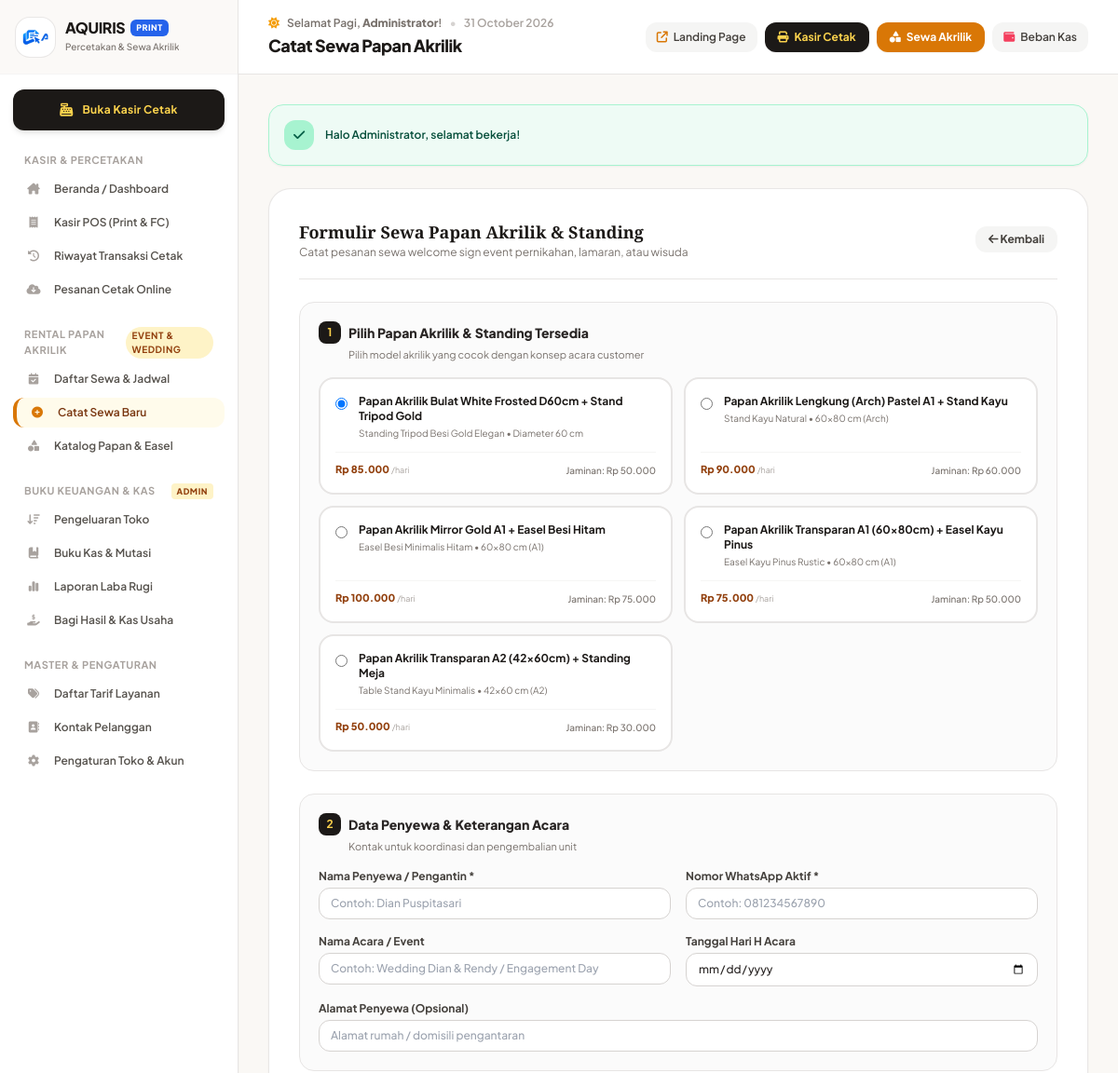
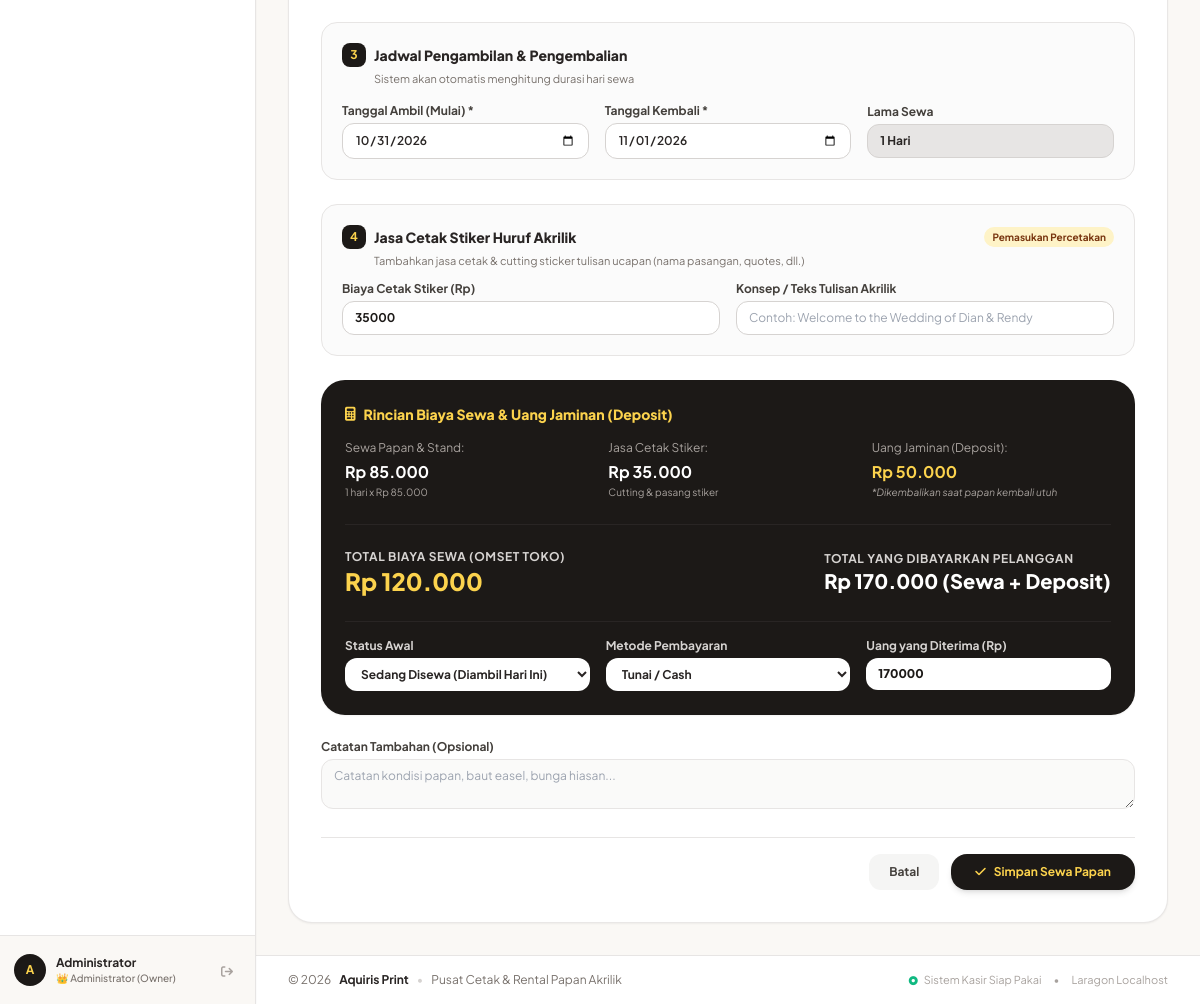
The page /rental_tambah.php (signed in) on the database its author committed (2 pictures, top to bottom).
### tables this page shows
CREATE TABLE `acrylic_items` (
  `id` int NOT NULL AUTO_INCREMENT,
  `code` varchar(50) NOT NULL,
  `name` varchar(150) NOT NULL,
  `size` varchar(100) DEFAULT NULL,
  `stand_type` varchar(100) DEFAULT NULL,
  `rental_price_per_day` decimal(12,2) NOT NULL DEFAULT '0.00',
  `deposit_amount` decimal(12,2) NOT NULL DEFAULT '0.00',
  `status` enum('available','rented','maintenance') DEFAULT 'available',
  `notes` text,
  `created_at` timestamp NULL DEFAULT CURRENT_TIMESTAMP,
  PRIMARY KEY (`id`),
  UNIQUE KEY `code` (`code`)
);

### includes/functions.php (called while the page is built, shortened)
<?php
function formatRupiah($amount): string {
    $val = (float)($amount ?? 0);
    return 'Rp ' . number_format($val, 0, ',', '.');
}

### rental_tambah.php (the view, shortened to what this page needs)
<?php
$pdo = Database::getConnection();
$acrylics = $pdo->query("SELECT * FROM acrylic_items WHERE status = 'available' ORDER BY name ASC")->fetchAll();
require_once __DIR__ . '/includes/header.php';
?>
<div class="max-w-4xl mx-auto">
    <div class="bg-white rounded-3xl border border-stone-200/90 shadow-sm p-6 sm:p-8">
        <div class="flex items-center justify-between pb-5 border-b border-stone-200 mb-6">
            <div>
                <h3 class="text-lg font-black text-stone-900 serif-title">Formulir Sewa Papan Akrilik & Standing</h3>
                <p class="text-xs text-stone-500">Catat pesanan sewa welcome sign event pernikahan, lamaran, atau wisuda</p>
            </div>
            <a href="rental_akrilik.php" class="px-3.5 py-1.5 bg-stone-100 hover:bg-stone-200 text-stone-700 rounded-xl text-xs font-bold transition">
                <i class="fa-solid fa-arrow-left"></i> Kembali
            </a>
        </div>
        <form method="POST" action="rental_tambah.php" id="rentalForm" class="space-y-6 text-xs">
            <div class="bg-stone-50/70 p-5 rounded-2xl border border-stone-200">
                <h4 class="font-extrabold text-stone-800 text-sm mb-1 flex items-center gap-2">
                    <span class="w-6 h-6 rounded-lg bg-stone-900 text-amber-300 text-xs flex items-center justify-center font-bold">1</span>
                    <span>Pilih Papan Akrilik & Standing Tersedia</span>
                </h4>
                <p class="text-[11px] text-stone-500 mb-4 ml-8">Pilih model akrilik yang cocok dengan konsep acara customer</p>
                <?php if (empty($acrylics)): ?>
                    <div class="p-4 bg-amber-50 border border-amber-200 text-amber-900 rounded-xl text-xs">
                        <i class="fa-solid fa-bell mr-1"></i>
                        Semua stok papan akrilik saat ini sedang disewa.
                        <a href="akrilik_master.php" class="font-bold underline ml-1">Kelola master papan di sini &rarr;</a>
                    </div>
                <?php else: ?>
                    <div class="grid grid-cols-1 sm:grid-cols-2 gap-3" id="acrylicOptions">
                        <?php foreach ($acrylics as $acr): ?>
                            <label class="acrylic-radio-card p-4 bg-white border-2 border-stone-200 rounded-2xl cursor-pointer hover:border-amber-500 transition flex flex-col justify-between">
                                <div class="flex items-start gap-3">
                                    <input type="radio" name="acrylic_id" value="<?= $acr['id'] ?>"
                                           data-price="<?= (float)$acr['rental_price_per_day'] ?>"
                                           data-deposit="<?= (float)$acr['deposit_amount'] ?>"
                                           class="mt-1 text-amber-600 focus:ring-amber-500" required onchange="calculateRentalTotals()" />
                                    <div>
                                        <div class="font-bold text-stone-900 text-xs"><?= htmlspecialchars($acr['name']) ?></div>
                                        <span class="text-[10px] text-stone-500 block mt-0.5"><?= htmlspecialchars($acr['stand_type'] ?: 'Standard') ?> • <?= htmlspecialchars($acr['size']) ?></span>
                                    </div>
                                </div>
                                <div class="mt-3 pt-2.5 border-t border-stone-100 flex items-center justify-between text-[11px]">
                                    <span class="font-black text-amber-800"><?= formatRupiah($acr['rental_price_per_day']) ?> <span class="text-[9px] text-stone-400 font-normal">/hari</span></span>
                                    <span class="text-stone-500 text-[10px] font-medium">Jaminan: <?= formatRupiah($acr['deposit_amount']) ?></span>
                                </div>
                            </label>
                        <?php endforeach; ?>
                    </div>
                <?php endif; ?>
            </div>
            <div class="bg-stone-50/70 p-5 rounded-2xl border border-stone-200">
                <h4 class="font-extrabold text-stone-800 text-sm mb-1 flex items-center gap-2">
                    <span class="w-6 h-6 rounded-lg bg-stone-900 text-amber-300 text-xs flex items-center justify-center font-bold">2</span>
                    <span>Data Penyewa & Keterangan Acara</span>
                </h4>
                <p class="text-[11px] text-stone-500 mb-4 ml-8">Kontak untuk koordinasi dan pengembalian unit</p>
                <div class="grid grid-cols-1 sm:grid-cols-2 gap-4">
                    <div>
                        <label class="block font-bold text-stone-700 mb-1">Nama Penyewa / Pengantin *</label>
                        <input type="text" name="customer_name" required placeholder="Contoh: Dian Puspitasari"
                               class="w-full px-3 py-2 bg-white border border-stone-300 rounded-xl outline-none focus:ring-1 focus:ring-amber-500 font-medium" />
                    </div>
                    <div>
                        <label class="block font-bold text-stone-700 mb-1">Nomor WhatsApp Aktif *</label>
                        <input type="text" name="customer_phone" required placeholder="Contoh: 081234567890"
                               class="w-full px-3 py-2 bg-white border border-stone-300 rounded-xl outline-none focus:ring-1 focus:ring-amber-500 font-medium" />
                    </div>
                    <div>
                        <label class="block font-bold text-stone-700 mb-1">Nama Acara / Event</label>
                        <input type="text" name="event_name" placeholder="Contoh: Wedding Dian & Rendy / Engagement Day"
                               class="w-full px-3 py-2 bg-white border border-stone-300 rounded-xl outline-none focus:ring-1 focus:ring-amber-500 font-medium" />
                    </div>
                    <div>
                        <label class="block font-bold text-stone-700 mb-1">Tanggal Hari H Acara</label>
                        <input type="date" name="event_date"
                               class="w-full px-3 py-2 bg-white border border-stone-300 rounded-xl outline-none focus:ring-1 focus:ring-amber-500 font-medium" />
                    </div>
                    <div class="sm:col-span-2">
                        <label class="block font-bold text-stone-700 mb-1">Alamat Penyewa (Opsional)</label>
                        <input type="text" name="customer_address" placeholder="Alamat rumah / domisili pengantaran"
                               class="w-full px-3 py-2 bg-white border border-stone-300 rounded-xl outline-none focus:ring-1 focus:ring-amber-500 font-medium" />
                    </div>
                </div>
            </div>
            <div class="bg-stone-50/70 p-5 rounded-2xl border border-stone-200">
                <h4 class="font-extrabold text-stone-800 text-sm mb-1 flex items-center gap-2">
                    <span class="w-6 h-6 rounded-lg bg-stone-900 text-amber-300 text-xs flex items-center justify-center font-bold">3</span>
                    <span>Jadwal Pengambilan & Pengembalian</span>
                </h4>
                <p class="text-[11px] text-stone-500 mb-4 ml-8">Sistem akan otomatis menghitung durasi hari sewa</p>
                <div class="grid grid-cols-1 sm:grid-cols-3 gap-4 items-center">
                    <div>
                        <label class="block font-bold text-stone-700 mb-1">Tanggal Ambil (Mulai) *</label>
                        <input type="date" name="start_date" id="startDate" required value="<?= date('Y-m-d') ?>" onchange="calculateRentalTotals()"
                               class="w-full px-3 py-2 bg-white border border-stone-300 rounded-xl outline-none focus:ring-1 focus:ring-amber-500 font-semibold" />
                    </div>
                    <div>
                        <label class="block font-bold text-stone-700 mb-1">Tanggal Kembali *</label>
                        <input type="date" name="end_date" id="endDate" required value="<?= date('Y-m-d', strtotime('+1 day')) ?>" onchange="calculateRentalTotals()"
                               class="w-full px-3 py-2 bg-white border border-stone-300 rounded-xl outline-none focus:ring-1 focus:ring-amber-500 font-semibold" />
                    </div>
                    <div>
                        <label class="block font-bold text-stone-700 mb-1">Lama Sewa</label>
                        <div id="durationText" class="w-full px-3 py-2 bg-stone-200 border border-stone-300 rounded-xl font-bold text-stone-800">
                        </div>
                    </div>
                </div>
            </div>
            <div class="bg-stone-50/70 p-5 rounded-2xl border border-stone-200">
                <div class="flex items-center justify-between mb-1">
                    <h4 class="font-extrabold text-stone-800 text-sm flex items-center gap-2">
                        <span class="w-6 h-6 rounded-lg bg-stone-900 text-amber-300 text-xs flex items-center justify-center font-bold">4</span>
                        <span>Jasa Cetak Stiker Huruf Akrilik</span>
                    </h4>
                    <span class="px-2 py-0.5 bg-amber-100 text-amber-900 rounded-full text-[10px] font-bold">Pemasukan Percetakan</span>
                </div>
                <p class="text-[11px] text-stone-500 mb-3 ml-8">Tambahkan jasa cetak & cutting sticker tulisan ucapan (nama pasangan, quotes, dll.)</p>
                <div class="grid grid-cols-1 sm:grid-cols-2 gap-4">
                    <div>
                        <label class="block font-bold text-stone-700 mb-1">Biaya Cetak Stiker (Rp)</label>
                        <input type="number" name="custom_sticker_fee" id="stickerFee" value="35000" min="0" oninput="calculateRentalTotals()"
                               class="w-full px-3 py-2 bg-white border border-stone-300 rounded-xl outline-none focus:ring-1 focus:ring-amber-500 font-bold text-stone-900" />
                    </div>
                    <div>
                        <label class="block font-bold text-stone-700 mb-1">Konsep / Teks Tulisan Akrilik</label>
                        <input type="text" name="sticker_text" placeholder="Contoh: Welcome to the Wedding of Dian & Rendy"
                               class="w-full px-3 py-2 bg-white border border-stone-300 rounded-xl outline-none focus:ring-1 focus:ring-amber-500" />
                    </div>
                </div>
            </div>
            <div class="bg-stone-900 text-white p-6 rounded-3xl shadow-sm">
                <h4 class="font-extrabold text-sm mb-4 flex items-center gap-2 text-amber-300">
                    <i class="fa-solid fa-calculator"></i>
                    <span>Rincian Biaya Sewa & Uang Jaminan (Deposit)</span>
                </h4>
                <div class="grid grid-cols-1 sm:grid-cols-3 gap-6 mb-6 pb-6 border-b border-stone-800 text-xs">
                    <div>
                        <span class="text-stone-400 block mb-1">Sewa Papan & Stand:</span>
                        <div id="summaryRentalPrice" class="text-base font-bold text-white">Rp 0</div>
                        <span id="summaryRentalDays" class="text-[10px] text-stone-400">0 hari x Rp 0</span>
                    </div>
                    <div>
                        <span class="text-stone-400 block mb-1">Jasa Cetak Stiker:</span>
                        <div id="summaryStickerFee" class="text-base font-bold text-white">Rp 35.000</div>
                        <span class="text-[10px] text-stone-400">Cutting & pasang stiker</span>
                    </div>
                    <div>
                        <span class="text-stone-400 block mb-1">Uang Jaminan (Deposit):</span>
                        <div id="summaryDeposit" class="text-base font-bold text-amber-300">Rp 0</div>
                        <span class="text-[10px] text-stone-400 italic">*Dikembalikan saat papan kembali utuh</span>
                    </div>
                </div>
                <div class="flex flex-col sm:flex-row sm:items-center justify-between gap-4 mb-6">
                    <div>
                        <span class="text-xs text-stone-300 uppercase font-bold tracking-wider">Total Biaya Sewa (Omset Toko)</span>
                        <div id="summaryTotalCost" class="text-2xl font-black text-amber-300">Rp 0</div>
                    </div>
                    <div>
                        <span class="text-xs text-stone-300 uppercase font-bold tracking-wider">Total yang Dibayarkan Pelanggan</span>
                        <div id="summaryTotalToPay" class="text-xl font-black text-white">Rp 0 (Sewa + Deposit)</div>
                    </div>
                </div>
                <div class="grid grid-cols-1 sm:grid-cols-3 gap-4 pt-4 border-t border-stone-800 text-xs text-stone-800">
                    <div>
                        <label class="block font-bold text-stone-300 mb-1">Status Awal</label>
                        <select name="status" class="w-full px-3 py-2 bg-white rounded-xl outline-none font-bold">
                            <option value="active">Sedang Disewa (Diambil Hari Ini)</option>
                        </select>
                    </div>
                    <div>
                        <label class="block font-bold text-stone-300 mb-1">Metode Pembayaran</label>
                        <select name="payment_method" class="w-full px-3 py-2 bg-white rounded-xl outline-none font-bold">
                            <option value="tunai">Tunai / Cash</option>
                        </select>
                    </div>
                    <div>
                        <label class="block font-bold text-stone-300 mb-1">Uang yang Diterima (Rp)</label>
                        <input type="number" name="paid_amount" id="paidAmount" value="0" min="0"
                               class="w-full px-3 py-2 bg-white rounded-xl outline-none font-black text-stone-900" />
                    </div>
                </div>
            </div>
            <div>
                <label class="block font-bold text-stone-700 mb-1">Catatan Tambahan (Opsional)</label>
                <textarea name="notes" rows="2" placeholder="Catatan kondisi papan, baut easel, bunga hiasan..."
                          class="w-full px-3 py-2 bg-stone-50 border border-stone-200 rounded-xl outline-none text-stone-600"></textarea>
            </div>
            <div class="pt-4 flex items-center justify-end gap-3 border-t border-stone-200">
                <a href="rental_akrilik.php" class="px-5 py-2.5 bg-stone-100 hover:bg-stone-200 text-stone-700 font-bold rounded-xl transition">
                    Batal
                </a>
                <button type="submit" class="px-6 py-2.5 bg-stone-900 hover:bg-stone-800 text-amber-300 font-bold rounded-2xl shadow-md transition flex items-center gap-2">
                    <i class="fa-solid fa-check"></i>
                    <span>Simpan Sewa Papan</span>
                </button>
            </div>
        </form>
    </div>
</div>
<?php require_once __DIR__ . '/includes/footer.php'; ?>

### includes/header.php (style rules this page uses)
html, body { height: 100%; overflow: hidden; margin: 0; padding: 0; }
body { font-family: 'Plus Jakarta Sans', sans-serif; background-color: #FAF8F5; color: #292524; }
.serif-title { font-family: 'Playfair Display', Georgia, serif; }

### rows shown on the page
acrylic_items: name "Papan Akrilik Bulat White Frosted D60cm + Stand Tripod Gold", stand_type "Standing Tripod Besi Gold Elegan", size "Diameter 60 cm", rental_price_per_day "Rp 85.000", deposit_amount "Rp 50.000"
acrylic_items: name "Papan Akrilik Lengkung (Arch) Pastel A1 + Stand Kayu", stand_type "Stand Kayu Natural", size "60x80 cm (Arch)", rental_price_per_day "Rp 90.000", deposit_amount "Rp 60.000"
acrylic_items: name "Papan Akrilik Mirror Gold A1 + Easel Besi Hitam", stand_type "Easel Besi Minimalis Hitam", size "60x80 cm (A1)", rental_price_per_day "Rp 100.000", deposit_amount "Rp 75.000"
acrylic_items: name "Papan Akrilik Transparan A1 (60x80cm) + Easel Kayu Pinus", stand_type "Easel Kayu Pinus Rustic", size "60x80 cm (A1)", rental_price_per_day "Rp 75.000", deposit_amount "Rp 50.000"
acrylic_items: name "Papan Akrilik Transparan A2 (42x60cm) + Standing Meja", stand_type "Table Stand Kayu Minimalis", size "42x60 cm (A2)", rental_price_per_day "Rp 50.000", deposit_amount "Rp 30.000"

### other values the page prints
substr($currentUser['name'] ?? 'U', 0, 1) "A"
$currentUser['name'] "Administrator"
$greeting "Selamat Pagi"
explode(' ', $currentUser['name'])[0] "Administrator"
$pageTitle "Catat Sewa Papan Akrilik"
$flash['message'] "Halo Administrator, selamat bekerja!"
getSetting('shop_name', 'Aquiris Print') "Aquiris Print"
